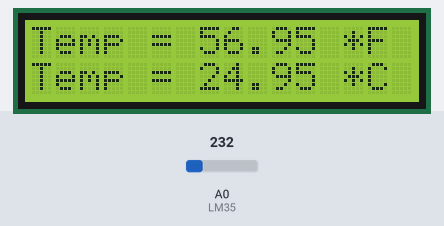
This sketch was run on a simulated Arduino Uno, built with avr-gcc and run on an emulated ATmega328P. On the bench: 16×2 character LCD. The test bench sets the inputs (shaded band); at power-on: A0 (LM35) = 232.

Above: at 1.2 s.
1.3 s: A0 (LM35) set to 250
At 2.6 s:
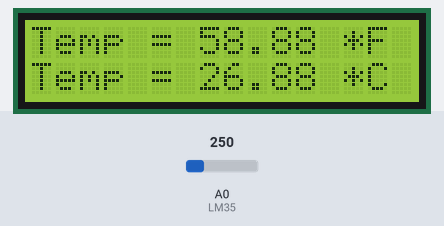
3.5 s: A0 (LM35) set to 266
At 3.9 s:
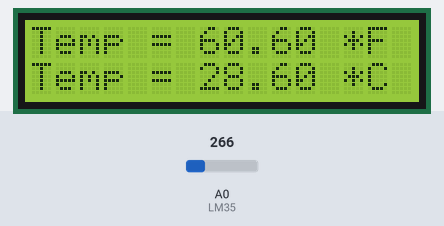
5.0 s: A0 (LM35) set to 290
At 6.5 s:
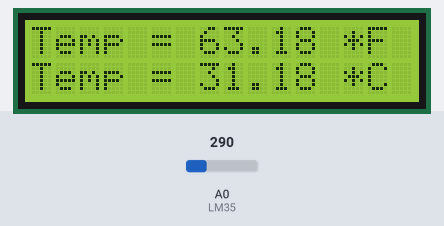
Timing chart, 0 to 8.0 s (numbered marks = the images above; inputs shaded):
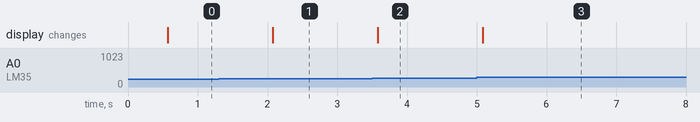

The sketch:

exerc4.ino
```cpp
#include "LiquidCrystal.h"
const int LM35 = 0;
float temperatura = 0;
int ADClido = 0;
LiquidCrystal lcd(12,11,7,6,5,4);

void setup(){
  lcd.begin(16,2);
  analogReference(INTERNAL); //No Mega, use INTERNAL1V1, no Leonardo remova essa linha
}


void loop(){
  ADClido = analogRead(LM35);
  delay(500);
  ADClido = analogRead(LM35);

  temperatura = ADClido * 0.1075268817204301; //no Leonardo use 0.4887585532
  lcd.setCursor(0,0);
  lcd.print("Temp = ");
  lcd.print((temperatura * (9/5))+32);
  lcd.print(" *F");
  lcd.setCursor(0,1);
  lcd.print("Temp = ");
  lcd.print(temperatura);
  lcd.print(" *C");
  delay(1000);
}
```

Measured:
- after the input at 1.3 s, the display: changes after 0.77 s (image 1)
- after the input at 3.5 s, the display: changes after 0.08 s (image 2)
- after the input at 5.0 s, the display: changes after 0.08 s (image 3)
